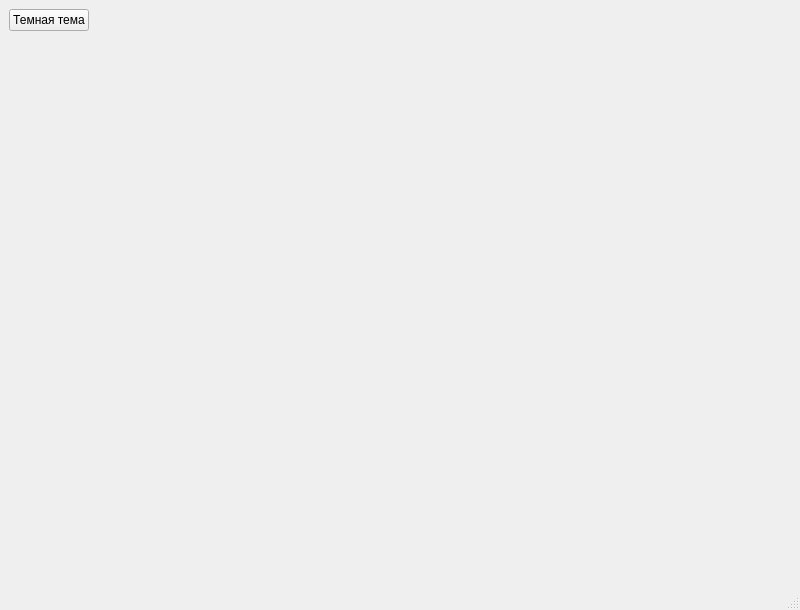
<?xml version="1.0" encoding="UTF-8"?>
<ui version="4.0">
 <class>MainWindow</class>
 <widget class="QMainWindow" name="MainWindow">
  <property name="geometry">
   <rect>
    <x>0</x>
    <y>0</y>
    <width>800</width>
    <height>610</height>
   </rect>
  </property>
  <property name="windowTitle">
   <string>MainWindow</string>
  </property>
  <widget class="QWidget" name="centralwidget">
   <layout class="QHBoxLayout" name="horizontalLayout">
    <item>
     <layout class="QVBoxLayout" name="verticalLayout">
      <item>
       <layout class="QHBoxLayout" name="horizontalLayout_2">
        <item>
         <widget class="QPushButton" name="theme_button">
          <property name="text">
           <string>Темная тема</string>
          </property>
         </widget>
        </item>
        <item>
         <spacer name="horizontalSpacer">
          <property name="orientation">
           <enum>Qt::Horizontal</enum>
          </property>
          <property name="sizeHint" stdset="0">
           <size>
            <width>40</width>
            <height>20</height>
           </size>
          </property>
         </spacer>
        </item>
       </layout>
      </item>
      <item>
       <spacer name="verticalSpacer">
        <property name="orientation">
         <enum>Qt::Vertical</enum>
        </property>
        <property name="sizeHint" stdset="0">
         <size>
          <width>20</width>
          <height>40</height>
         </size>
        </property>
       </spacer>
      </item>
     </layout>
    </item>
   </layout>
  </widget>
  <widget class="QMenuBar" name="menubar">
   <property name="geometry">
    <rect>
     <x>0</x>
     <y>0</y>
     <width>800</width>
     <height>21</height>
    </rect>
   </property>
  </widget>
  <widget class="QStatusBar" name="statusbar"/>
 </widget>
 <resources/>
 <connections/>
</ui>
